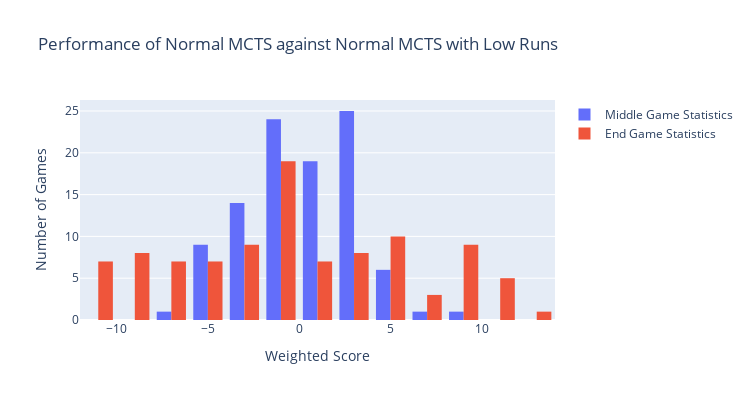

The notebook cell this image was saved under:
### Code cell
import plotly.graph_objects as go
import plotly.express as px
from plotly.subplots import make_subplots

fig = make_subplots(rows=1, cols=1)
fig.add_trace(go.Histogram(x=nnloverallmid, name = "Middle Game Statistics"), row=1, col=1)
fig.add_trace(go.Histogram(x=nnloverallend, name = "End Game Statistics"), row=1, col=1)

fig.update_xaxes(title="Weighted Score", row=1, col=1)
fig.update_yaxes(title="Number of Games", row=1, col=1)

fig.update_layout(title_text="Performance of Normal MCTS against Normal MCTS with Low Runs", width=750, height=400)

fig.show()

print(np.mean(nnloverallmid))
print(np.mean(nnloverallend))

### Figure 1 — Plotly figure (JSON) as saved in the notebook; plotly's stock layout.template omitted (floating-point values rounded to 4 significant figures)
{"data": [{"name": "Middle Game Statistics", "type": "histogram", "x": [3.5, -3.5, 4.5, 3.5, 1.5, -0.5, 1, 2, 2, -2.5, -1, 1.5, -1.5, 1.5, 3.5, -4.5, 0, -0.5, 0, 5.5, -3, -1, -1, -1.5, -1, -1.5, -1, 2, -1, 3.5, 2.5, 3, -5, 0.5, 3, -1, 2.5, 2.5, 3.5, -3.5, 2.5, -1, 0.5, -1, 1, 1, 2.5, -4.5, -2.5, -4, 3.5, 1, 6.5, 1, -0.5, -1, 0.5, -6.5, -1, 2.5, 0, 3.5, 2.5, 2, -2.5, -1.5, -1, -0.5, 5.5, 4.5, -5.5, -5.5, -3, -3.5, -2.5, -2, 2.5, 5.5, -3.5, 4.5, 0, 3.5, 2.5, -4.5, 2.5, 1, 1, -2, 2.5, -2, -2.5, 0.5, -3.5, -4.5, -4.5, -2.5, -4.5, -2, 8.5, 1], "xaxis": "x", "yaxis": "y"}, {"name": "End Game Statistics", "type": "histogram", "x": [6, -5, 2.5, 8.5, -5.5, -3.5, -1, -2.5, 0, -9.5, -6.5, 10, 3.5, 7, 5, -12, -1, -2, -6, 2.5, -9.5, -6.5, 1.5, 5, 4.5, -6.5, -2.5, 5, 4, 12.5, 9, 9.5, -9.5, -0.5, 8.5, -1.5, -0.5, 2, 11, -3, 7, -4.5, -4, -7.5, 3, 9, 4, -10.5, -4, -1.5, 8, -2, -2, -1, -1.5, -7, 4, -11.5, -10, 10, -5.5, 0, 9.5, -0.5, -7, 0.5, -2.5, -2.5, 5, 5, -1.5, -11, -0.5, -0.5, -10, -0.5, -5, 1, -11, 3.5, -4, -1, 10, -9, 9.5, 8, -1.5, -10.5, 10, 0.5, -8.5, 1, -4.5, -8, -12, 3, -9, 5.5, 3, -1], "xaxis": "x", "yaxis": "y"}], "layout": {"height": 400, "title": {"text": "Performance of Normal MCTS against Normal MCTS with Low Runs"}, "width": 750, "xaxis": {"anchor": "y", "domain": [0, 1], "title": {"text": "Weighted Score"}}, "yaxis": {"anchor": "x", "domain": [0, 1], "title": {"text": "Number of Games"}}}}
